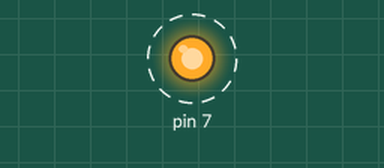
Simulated run of this program. Board: Raspberry Pi (header pin numbers). Shown: output pins drawn as LEDs (lit = HIGH). Dashed ring = blinking. At 10.0 s the program stops and its outputs stay as they are.

Above: at 0.5 s.
Timing chart, 0 to 4.6 s (numbered marks = the images above):
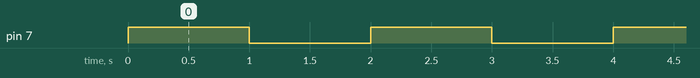

Measured:
- by itself, pin 7: alternates HIGH for 1.0 s and LOW for 1.0 s, 10 changes in all, then stays LOW

The program:

testControlLed.py
```python
import RPi.GPIO as GPIO
import time

def blink(pin):
    GPIO.output(pin, GPIO.HIGH)
    time.sleep(1)
    GPIO.output(pin, GPIO.LOW)
    time.sleep(1)
    return

GPIO.setmode(GPIO.BOARD)

GPIO.setup(7, GPIO.OUT)

for i in range(0, 5):
    blink(7)

GPIO.cleanup()
```
